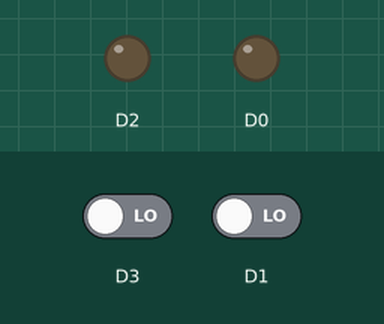
The sketch below on a simulated ESP8266 (NodeMCU). On the bench: output pins drawn as LEDs (lit = HIGH). Inputs (shaded band) come from the test bench; at power-on: D3 LOW, D1 LOW.

Above: at 1.2 s.
1.3 s: D3 driven HIGH
At 2.5 s:
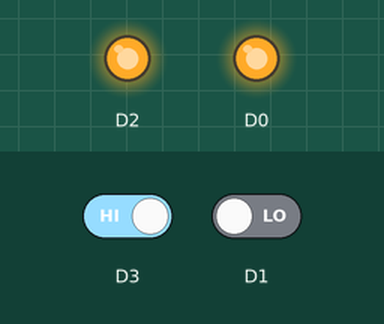
2.8 s: D3 driven LOW
At 3.8 s:
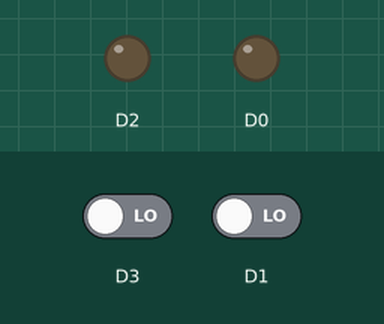
Timing chart, 0 to 5.8 s (numbered marks = the images above; inputs shaded):
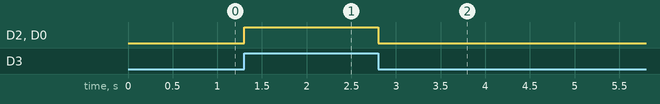

Measured:
- after the input at 1.3 s, D2, D0: LOW → HIGH at once
- after the input at 2.8 s, D2, D0: HIGH → LOW at once

The sketch:

sensor.ino
```cpp
int sensor =0;
void setup() {
  pinMode(D0,OUTPUT);
  pinMode(D1,INPUT);
  pinMode(D2,OUTPUT);
  pinMode(D3,INPUT);
}

void loop() {
  sensor =digitalRead(D1);
  sensor=digitalRead(D3);
  if (sensor==HIGH)
  {
    digitalWrite(D0,HIGH);
    digitalWrite(D2,HIGH);
  }
  else
  {
    digitalWrite(D0,LOW);
    digitalWrite(D2,LOW);
  }

}
```
